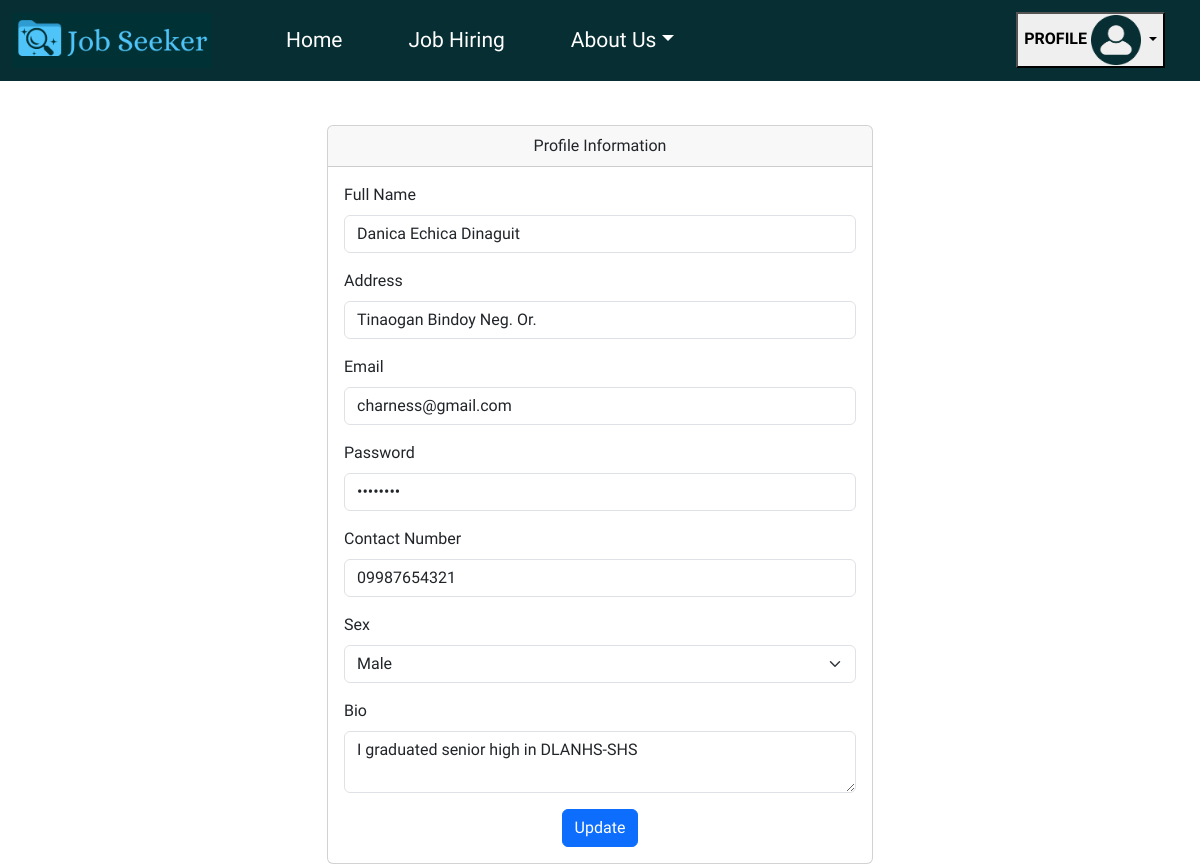
Screenshot of /profile.php (signed in) with the database file from the repository.
### tables this page shows
CREATE TABLE `tbl_userprofile` (
  `userprofile_id` int(50) NOT NULL,
  `user_id` int(50) NOT NULL,
  `userprofile_bio` varchar(1000) NOT NULL
);

CREATE TABLE `tbl_user` (
  `user_id` int(50) NOT NULL,
  `user_name` varchar(100) NOT NULL,
  `user_address` varchar(100) NOT NULL,
  `user_email` varchar(100) NOT NULL,
  `user_password` varchar(100) NOT NULL,
  `user_contactnumber` varchar(100) NOT NULL,
  `user_sex` varchar(100) NOT NULL
);

### profile.php (the view, shortened to what this page needs)
<?php
include("inc/header.php");
$sql = "SELECT tu.user_id, tu.user_name, tu.user_address, tu.user_email, tu.user_password, tu.user_contactnumber, tu.user_sex, tup.userprofile_bio
        FROM tbl_user AS tu
        INNER JOIN tbl_userprofile AS tup
        ON tu.user_id =  tup.user_id
        WHERE tu.user_id = {$_SESSION['id']};";
  $result = mysqli_query($conn, $sql);
  if (mysqli_num_rows($result) > 0) {
  while($row = mysqli_fetch_assoc($result)) {
    $fullname = $row["user_name"];
    $password = $row["user_password"];
    $address = $row["user_address"];
    $email = $row["user_email"];
    $number = $row["user_contactnumber"];
    $sex = $row["user_sex"];
    $bio = $row["userprofile_bio"];
  }
  } else {
  echo "0 results";
  }
?>
<!DOCTYPE html>
<html lang="en">
<head>
    <link rel="stylesheet" href="dashboardstyle.css">
    <link href="https://cdn.jsdelivr.net/npm/bootstrap@5.3.0-alpha3/dist/css/bootstrap.min.css" rel="stylesheet">
</head>
<body>
    <nav class="navbar navbar-expand-lg" id="nav_color">
        <div class="container-fluid">
          <a class="navbar-brand" href="dashboard.html">
                <img src="images/logo.PNG" style=" width: 200px; margin-right: 0px;" alt="Logo">
            </a>
          <div class="collapse navbar-collapse" id="navbarScroll">
            <ul class="navbar-nav me-auto my-2 my-lg-0 navbar-nav-scroll" style="--bs-scroll-height: 100px;">
              <li class="nav-item">
                <a id="nav_item" class="nav-link active"  href="loggedIn.html">Home</a>
              </li>
              <li class="nav-item">
                <a id="nav_item" class="nav-link" aria-current="page" href="jobhire.html">Job Hiring</a>
              </li>
              <li class="nav-item dropdown">
                <a id="nav_item" class="nav-link dropdown-toggle" href="#" role="button" data-bs-toggle="dropdown" aria-expanded="false">About Us</a>
              </li>
            </ul>
            <button class="nav-item dropdown" id="pro">
                <a class="nav-link dropdown-toggle" role="button" data-bs-toggle="dropdown" aria-expanded="false"><b>PROFILE</b>
                    <img class="profile" src="images/pro_img.png" alt="Profile">
                </a>
            </button>
          </div>
        </div>
    </nav>
    <main style="position: relative; top: 420px;">
      <div><br>
      <div class="container">
        <div class="row">
          <div class="col-md-6 offset-md-3">
            <div class="card">
              <div class="card-header" style="text-align: center;">
                Profile Information
              </div>
              <div class="card-body">
                <form method="POST" id="updateForm">
                  <div class="mb-3">
                    <label for="name" class="form-label">Full Name</label>
                    <input type="text" class="form-control" id="name" name="name" value="<?php echo $fullname; ?>">
                  </div>
                  <div class="mb-3">
                    <label for="address" class="form-label">Address</label>
                    <input type="text" class="form-control" id="address" name="address" value="<?php echo $address; ?>">
                  </div>
                  <div class="mb-3">
                    <label for="email" class="form-label">Email</label>
                    <input type="email" class="form-control" id="email" name="email" value="<?php echo $email; ?>">
                  </div>
                  <div class="mb-3">
                    <label for="Password" class="form-label">Password</label>
                    <input type="password" class="form-control" id="Password" name="Password" value="<?php echo $password; ?>">
                  </div>
                  <div class="mb-3">
                    <label for="number" class="form-label">Contact Number</label>
                    <input type="text" class="form-control" id="number" name="number" value="<?php echo $number; ?>">
                  </div>
                  <div class="mb-3">
                    <label for="sex" class="form-label">Sex</label>
                    <select class="form-select" id="sex" name="sex">
                      <option value="Male" <?php if($sex == 'Male') echo 'selected'; ?>>Male</option>
                    </select>
                  </div>
                  <div class="mb-3">
                    <label for="bio" class="form-label">Bio</label>
                    <textarea class="form-control" id="bio" name="bio"><?php echo $bio; ?></textarea>
                  </div>
                  <div class="text-center">
                    <button type="submit" class="btn btn-primary" name="btn_update">Update</button>
                  </div>
                </form>
              </div>
            </div>
          </div>
        </div>
      </div>
    </main>
    <br>
    <br>
    <br>
</body>
</html>

### dashboardstyle.css (style rules this page uses)
* { font-family: 'Alice', serif; }
.profile { height: 50px; width: 50px; }
#pro { margin-right: 23px; }
#nav_color { background-color: #072E33; }
#nav_item { color: white; margin-left: 50px; font-size: 21px; }
.container { margin-top: -400px; }
.row { position: relative; }

### rows the page displays
tbl_userprofile: name "Danica Echica Dinaguit", address "Tinaogan Bindoy Neg. Or.", email "charness@gmail.com", number "09987654321", bio "I graduated senior high in DLANHS-SHS"
tbl_user: sex "Male"
